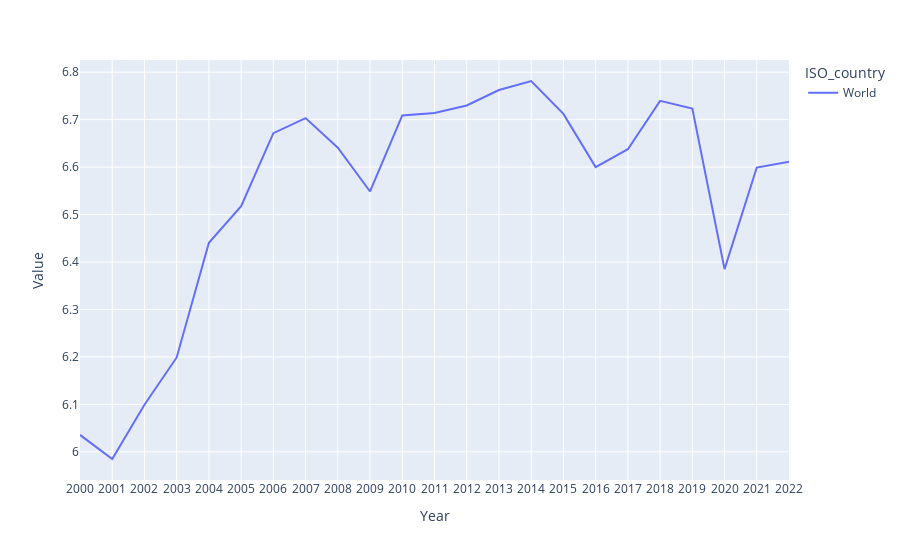

Write notebook code for a chart like this one.
### Code cell
ccCapita_melted = ccCapitaDF.melt(id_vars=['ISO_country'], var_name='Year', value_name='Value')
fig = px.line(ccCapita_melted, x='Year', y='Value', color='ISO_country')
fig.show()

### Figure 1 — Plotly figure (JSON) as saved in the notebook; plotly's stock layout.template omitted (floating-point values rounded to 4 significant figures)
{"data": [{"hovertemplate": "ISO_country=World<br>Year=%{x}<br>Value=%{y}<extra></extra>", "legendgroup": "World", "line": {"color": "#636efa", "dash": "solid"}, "marker": {"symbol": "circle"}, "mode": "lines", "name": "World", "orientation": "v", "showlegend": true, "type": "scatter", "x": ["2000", "2001", "2002", "2003", "2004", "2005", "2006", "2007", "2008", "2009", "2010", "2011", "2012", "2013", "2014", "2015", "2016", "2017", "2018", "2019", "2020", "2021", "2022"], "xaxis": "x", "y": [6.036, 5.985, 6.099, 6.199, 6.441, 6.518, 6.672, 6.703, 6.641, 6.549, 6.709, 6.714, 6.73, 6.763, 6.781, 6.712, 6.6, 6.638, 6.74, 6.723, 6.385, 6.599, 6.612], "yaxis": "y"}], "layout": {"legend": {"title": {"text": "ISO_country"}, "tracegroupgap": 0}, "margin": {"t": 60}, "xaxis": {"anchor": "y", "domain": [0, 1], "title": {"text": "Year"}}, "yaxis": {"anchor": "x", "domain": [0, 1], "title": {"text": "Value"}}}}
